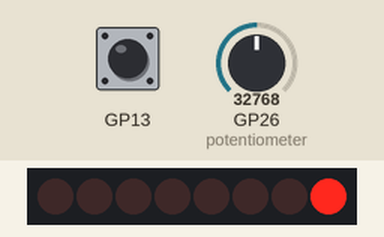
Simulated run of this program. Board: Raspberry Pi Pico running MicroPython. On the bench: 8 shift-register outputs drawn as a row of LEDs (first output left, lit = HIGH). The test bench sets the inputs (shaded band); at power-on: GP13 LOW, GP26 (potentiometer) = 32768 (analog values on the 0–65535 scale).

Above: at 1.2 s.
1.3 s: GP13 pulled HIGH for 0.2 s
At 1.39 s:
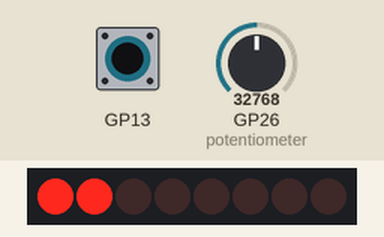
3.3 s: GP13 pulled HIGH for 1 s
At 3.52 s:
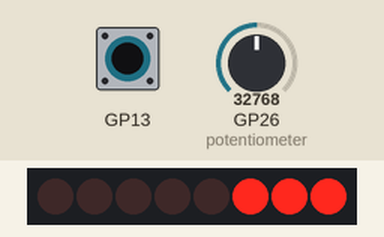
5.8 s: GP13 pulled HIGH for 0.2 s
At 5.98 s:
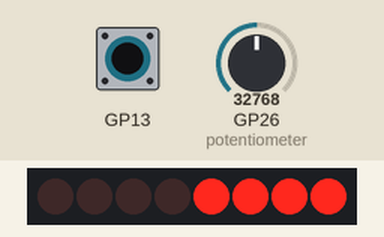
7.8 s: GP13 pulled HIGH for 3.2 s
At 7.95 s:
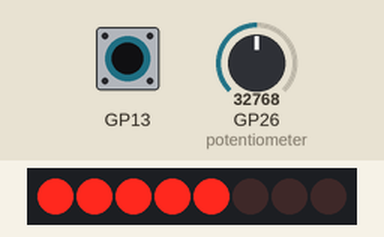
12.5 s: GP13 pulled HIGH for 0.2 s
At 12.7 s:
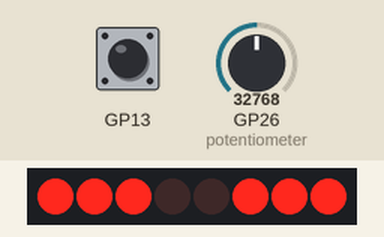
Timing chart, 0 to 15.6 s (numbered marks = the images above; inputs shaded):
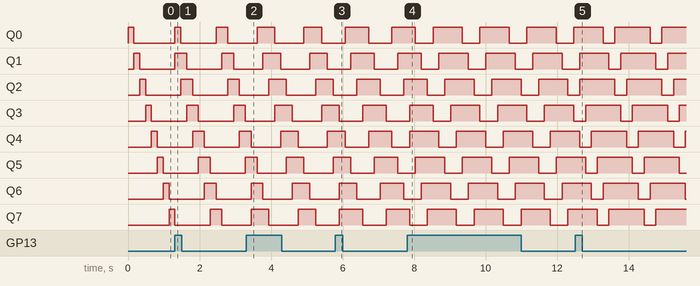

The program:

SR74HC595_experiment.py
```python
# This experiment is like cp_experiments/shift_register/SR74HC595_experiment3.py
# except that, instead of inheriting from the SR74HC595 class I define a class
# similar to SR74HC59 defined in sr74HC595.py but only uses on_pins to set the pins that are on.

# The other difference is that I have defined a DebouncedButton class that
# uses an IRQ callback on the button with debouncing


import machine
import time
import sr74HC595

# This class defines a debounced button using an IRQ callback
class DebouncedButton(machine.Pin):

    # number of retries of the buttons value to determine if the value is stable
    RETRIES = 40

    def __init__(self, pinnum, irq, callback):
        # pinnum is the pin number for the button
        # irq is either machine.Pin.IRQ_FALLING  or machine.Pin.IRQ_RISING
        # callback is the user defined callback in response to a debounced button event
        # it has one argument that will be the DebouncedButton (pin) object
        super().__init__(pinnum, machine.Pin.IN, machine.Pin.PULL_DOWN)
        # setup an IRQ triggered callback for the button
        self.irq(trigger=irq, handler=self.handler)
        self.callback = callback
        self.required_value = 0 if irq == machine.Pin.IRQ_FALLING else 1

    def debounce(self):
        # return True iff the button is stable at  self.required_value over RETRIES checks
        curr = self.value()
        if curr != self.required_value:
            return False
        for _ in range(self.RETRIES):
            next_ = self.value()
            if curr != next_:
                return False
            curr = next_
        return True

    def handler(self, pin):
        # callback for button
        if self.debounce():
            self.callback(pin)


num_lights = 1
def callback(pin):
    global num_lights
    num_lights = num_lights % 7 + 1

button = DebouncedButton(13, machine.Pin.IRQ_RISING, callback)

latch_pin =  machine.Pin(6, machine.Pin.OUT)

potentiometer = machine.ADC(machine.Pin(26))

spi = machine.SPI(0, baudrate=5000000, polarity=0, phase=0,
                  sck=machine.Pin(2), mosi=machine.Pin(3),
                  bits=8)

sr = sr74HC595.SR74HC595(spi, latch_pin)

def main():

    while True:
        for index in range(8):
            sr.on_pins = (index+offset \
                          for offset in range(num_lights))

            delay = potentiometer.read_u16()/200000
            time.sleep(delay)


if __name__ == "__main__":
    main()
```

sr74HC595.py
```python
# (licence header left out)
# This class is inspired by https://github.com/adafruit/Adafruit_CircuitPython_74HC595
# and so the above copyright notice is included.


import machine
import time


class SR74HC595(object):

    def __init__(self, spi, latch):
        # initialize pins - all pins unset
        self.pins = bytearray(1)
        self.pins[0] = 0x00
        self.spi = spi
        self.latch = latch
        self.latch.on()
        self.on_pins = []

    @property
    def on_pins(self):
        pins = self.pins[0]
        # Return the list of pin numbers whose
        # corresponding bit in pins is 1
        return [p for p in range(8) if pins & (1 << p)]

    @on_pins.setter
    def on_pins(self, onpins):
        pins = 0
        # set the bits corresponding to pin numbers
        # note pin numbers taken mod 8 to restrict the
        # pin numbers to 0..7
        # this means, for example on_pins = [-1]
        # will set pin 7
        for p in onpins:
            pins |= 1 << (p % 8)
        # pins &= 0xFF - the above guarantees this?
        if pins != self.pins[0]:
            # pins have changed - write it
            self.pins[0] = pins
            self.latch.off()
            self.spi.write(self.pins)
            self.latch.on()
```
